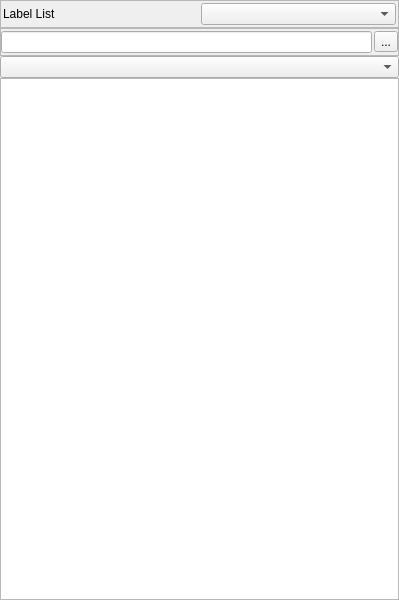
<?xml version="1.0" encoding="UTF-8"?>
<ui version="4.0">
 <class>LabelListWidget</class>
 <widget class="QWidget" name="LabelListWidget">
  <property name="geometry">
   <rect>
    <x>0</x>
    <y>0</y>
    <width>399</width>
    <height>600</height>
   </rect>
  </property>
  <property name="windowTitle">
   <string>LabelListWidget</string>
  </property>
  <layout class="QGridLayout" name="gridLayout">
   <property name="leftMargin">
    <number>0</number>
   </property>
   <property name="topMargin">
    <number>0</number>
   </property>
   <property name="rightMargin">
    <number>0</number>
   </property>
   <property name="bottomMargin">
    <number>0</number>
   </property>
   <property name="verticalSpacing">
    <number>0</number>
   </property>
   <item row="1" column="0">
    <widget class="QFrame" name="titleFrame_2">
     <property name="frameShape">
      <enum>QFrame::StyledPanel</enum>
     </property>
     <property name="frameShadow">
      <enum>QFrame::Sunken</enum>
     </property>
     <layout class="QHBoxLayout" name="horizontalLayout_3">
      <property name="spacing">
       <number>2</number>
      </property>
      <property name="leftMargin">
       <number>0</number>
      </property>
      <property name="topMargin">
       <number>2</number>
      </property>
      <property name="rightMargin">
       <number>0</number>
      </property>
      <property name="bottomMargin">
       <number>2</number>
      </property>
      <item>
       <widget class="QLineEdit" name="serchText"/>
      </item>
      <item>
       <widget class="QToolButton" name="search">
        <property name="text">
         <string>...</string>
        </property>
        <property name="icon">
         <iconset resource="Thoth.qrc">
          <normaloff>:/Thoth/Resources/icons/ic_search_black_36dp.png</normaloff>:/Thoth/Resources/icons/ic_search_black_36dp.png</iconset>
        </property>
       </widget>
      </item>
     </layout>
    </widget>
   </item>
   <item row="2" column="0">
    <widget class="QComboBox" name="parentClassCombo"/>
   </item>
   <item row="0" column="0">
    <widget class="QFrame" name="titleFrame">
     <property name="frameShape">
      <enum>QFrame::StyledPanel</enum>
     </property>
     <property name="frameShadow">
      <enum>QFrame::Sunken</enum>
     </property>
     <layout class="QHBoxLayout" name="horizontalLayout_2">
      <property name="spacing">
       <number>2</number>
      </property>
      <property name="leftMargin">
       <number>2</number>
      </property>
      <property name="topMargin">
       <number>2</number>
      </property>
      <property name="rightMargin">
       <number>2</number>
      </property>
      <property name="bottomMargin">
       <number>2</number>
      </property>
      <item>
       <widget class="QLabel" name="titleLabel">
        <property name="text">
         <string>Label List</string>
        </property>
       </widget>
      </item>
      <item>
       <widget class="QComboBox" name="sortCombo"/>
      </item>
     </layout>
    </widget>
   </item>
   <item row="3" column="0">
    <widget class="QTableView" name="labelList">
     <property name="editTriggers">
      <set>QAbstractItemView::NoEditTriggers</set>
     </property>
     <property name="selectionMode">
      <enum>QAbstractItemView::ExtendedSelection</enum>
     </property>
     <property name="selectionBehavior">
      <enum>QAbstractItemView::SelectRows</enum>
     </property>
    </widget>
   </item>
  </layout>
 </widget>
 <layoutdefault spacing="6" margin="11"/>
 <resources>
  <include location="Thoth.qrc"/>
 </resources>
 <connections/>
</ui>
